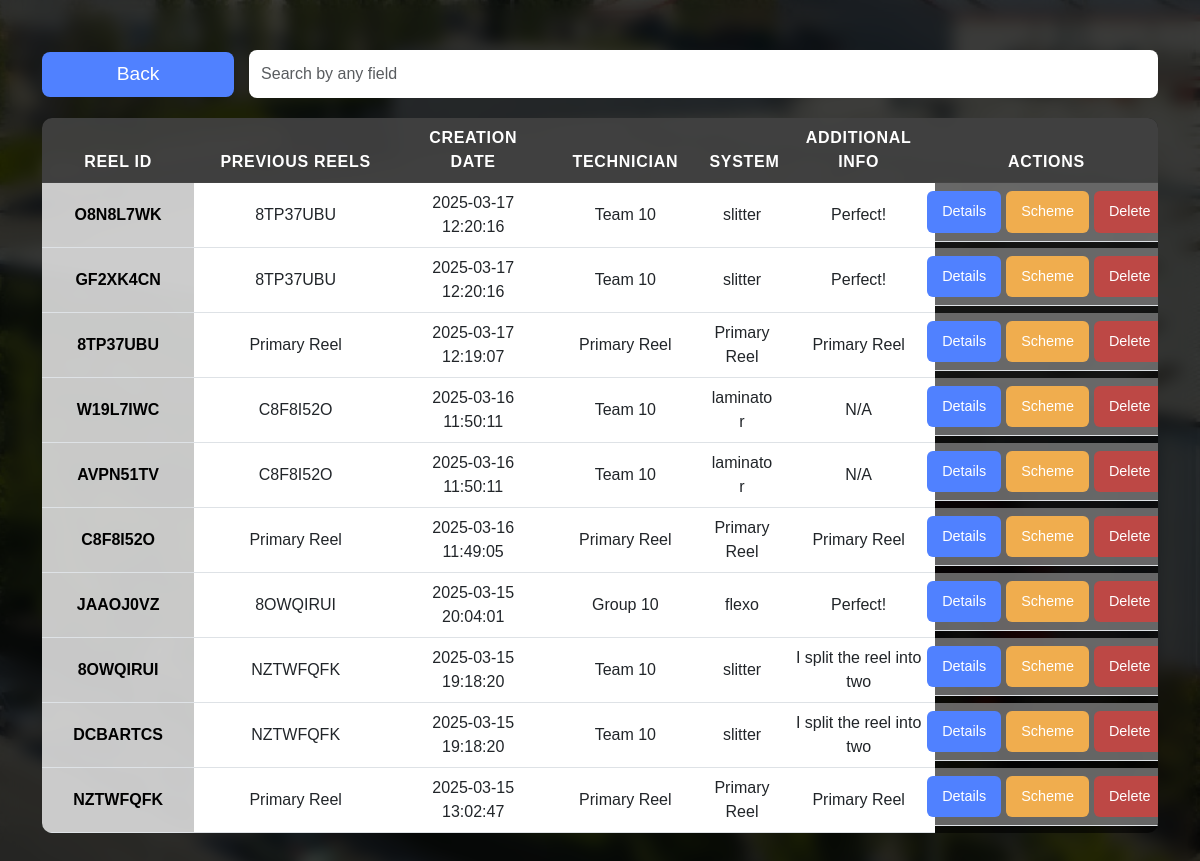
The page /consulta on the database its author committed.
### tables this page shows
CREATE TABLE historial (
            id INTEGER PRIMARY KEY AUTOINCREMENT,
            id_bobina TEXT NOT NULL,
            ruta_qr TEXT NOT NULL,
            comentaris TEXT,
            bobinas_origen TEXT,
            fecha TEXT NOT NULL,
            maquina TEXT,
            treballador TEXT,
            tensio REAL,
            gruix_material REAL,
            amplada REAL,
            tipus_material TEXT,
            longitud REAL,
            estat TEXT DEFAULT 'Nova'
        );

### app.py (the view)
@app.route('/consulta', methods=['GET'])
def consulta():
    conexion = conectar_db()
    cursor = conexion.cursor()
    cursor.execute('SELECT * FROM historial ORDER BY fecha DESC')
    bobines = cursor.fetchall()
    conexion.close()
    return render_template('consulta.html', bobines=bobines)

### app.py (called while the page is built)
def conectar_db():
    conexion = sqlite3.connect(DATABASE, timeout=30)
    conexion.execute('PRAGMA journal_mode=WAL;')
    conexion.execute('''
        CREATE TABLE IF NOT EXISTS historial (
            id INTEGER PRIMARY KEY AUTOINCREMENT,
            id_bobina TEXT NOT NULL,
            ruta_qr TEXT NOT NULL,
            comentaris TEXT,
            bobinas_origen TEXT,
            fecha TEXT NOT NULL,
            maquina TEXT,
            treballador TEXT,
            tensio REAL,
            gruix_material REAL,
            amplada REAL,
            tipus_material TEXT,
            longitud REAL,
            estat TEXT DEFAULT 'Nova'
        )
    ''')
    return conexion

### templates/consulta.html (shortened to what this page needs)
<!DOCTYPE html>
<html lang="en">
<head>
    <link href="https://cdn.jsdelivr.net/npm/bootstrap@5.3.0/dist/css/bootstrap.min.css" rel="stylesheet">
</head>
<body>
<div class="container">
    <div class="header-section">
        <a href="/" class="btn btn-custom back-button">Back</a>
        <input type="text" id="search" class="form-control search-bar" placeholder="Search by any field">
    </div>
    <div class="table-container">
        <table class="table table-hover">
            <thead>
                <tr>
                    <th>Reel ID</th>
                    <th>Previous Reels</th>
                    <th>Creation Date</th>
                    <th>Technician</th>
                    <th>System</th>
                    <th>Additional Info</th>
                    <th>Actions</th>
                </tr>
            </thead>
            <tbody>
                {% for bobina in bobines %}
                <tr>
                    <td>{{ bobina[1] }}</td>
                    <td>{{ bobina[4] or 'Primary Reel' }}</td>
                    <td>{{ bobina[5] }}</td>
                    <td>{{ bobina[7] or 'N/A' }}</td>
                    <td>{{ bobina[6] or 'N/A' }}</td>
                    <td>{{ bobina[3] or 'N/A' }}</td>
                    <td class="action-buttons">
                        <a href="/bobina/{{ bobina[1] }}" class="btn btn-custom btn-info">Details</a>
                        <a href="/esquema/{{ bobina[1] }}" class="btn btn-custom btn-warning">Scheme</a>
                        <button class="btn btn-custom btn-danger" onclick="eliminarBobina('{{ bobina[1] }}')">
                            Delete
                        </button>
                    </td>
                </tr>
                {% endfor %}
            </tbody>
        </table>
    </div>
</div>
</body>
</html>

### rows shown on the page
historial: id_bobina "O8N8L7WK", bobinas_origen "8TP37UBU", fecha "2025-03-17 12:20:16", treballador "Team 10", maquina "slitter", comentaris "Perfect!"
historial: id_bobina "GF2XK4CN", bobinas_origen "8TP37UBU", fecha "2025-03-17 12:20:16", treballador "Team 10", maquina "slitter", comentaris "Perfect!"
historial: id_bobina "8TP37UBU", bobinas_origen "Primary Reel", fecha "2025-03-17 12:19:07", treballador "Primary Reel", maquina "Primary Reel", comentaris "Primary Reel"
historial: id_bobina "W19L7IWC", bobinas_origen "C8F8I52O", fecha "2025-03-16 11:50:11", treballador "Team 10", maquina "laminator", comentaris "N/A"
historial: id_bobina "AVPN51TV", bobinas_origen "C8F8I52O", fecha "2025-03-16 11:50:11", treballador "Team 10", maquina "laminator", comentaris "N/A"
historial: id_bobina "C8F8I52O", bobinas_origen "Primary Reel", fecha "2025-03-16 11:49:05", treballador "Primary Reel", maquina "Primary Reel", comentaris "Primary Reel"
historial: id_bobina "JAAOJ0VZ", bobinas_origen "8OWQIRUI", fecha "2025-03-15 20:04:01", treballador "Group 10", maquina "flexo", comentaris "Perfect!"
historial: id_bobina "8OWQIRUI", bobinas_origen "NZTWFQFK", fecha "2025-03-15 19:18:20", treballador "Team 10", maquina "slitter", comentaris "I split the reel into two"
historial: id_bobina "DCBARTCS", bobinas_origen "NZTWFQFK", fecha "2025-03-15 19:18:20", treballador "Team 10", maquina "slitter", comentaris "I split the reel into two"
historial: id_bobina "NZTWFQFK", bobinas_origen "Primary Reel", fecha "2025-03-15 13:02:47", treballador "Primary Reel", maquina "Primary Reel", comentaris "Primary Reel"
